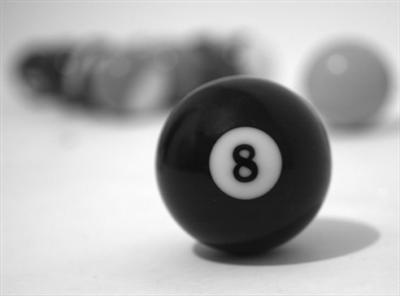
#> input picture project/code/Chapter_Seven/open.jpg, 400 x 296 px
$ jupyter execute '7.4_其他形态学操作.ipynb'
#> lines starting #> are read from the running program, lines starting #| are printed output that depends on the picture
其他形态学操作：

* 白顶帽变换（cv2.MORPH_TOPHAT）: 图像减去开运算，得到被消除高亮区域。

* 黑底帽变换（cv2.MORPH_BLACKHAT）：图像减去闭运算，得到被消除的暗部区域。

* 形态学梯度变换(cv2.MORPH_GRADIENT)：膨胀减去腐蚀，得到物体边界。（边缘检测）

[cell 1]
import cv2
import matplotlib.pyplot as plt
I = cv2.imread("open.jpg",0)
#> I is the input picture: shape (296, 400); min 6, max 253, mean 167.1
cv2.imshow("I",I)

r,i = 1,1
MAX_R,MAX_I = 20,20
cv2.namedWindow("morphology",1)
def nothing(*arg):
    pass
cv2.createTrackbar("r","morphology",r,MAX_R,nothing)
cv2.createTrackbar("i","morphology",i,MAX_I,nothing)
while True:
    r = cv2.getTrackbarPos("r","morphology")
    i = cv2.getTrackbarPos("i","morphology")
    s = cv2.getStructuringElement(cv2.MORPH_RECT,(2*r+1,2*r+1))
    d_TOPHAT = cv2.morphologyEx(I,cv2.MORPH_TOPHAT,s,iterations=i)
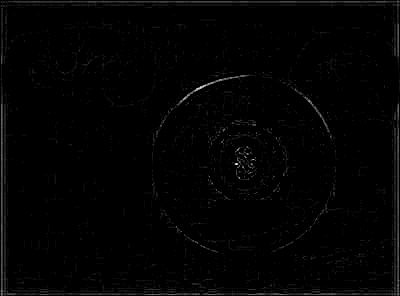
#> d_TOPHAT: shape (296, 400); min 0, max 26, mean 0.3; drawn with min black and max white
    d_BLACKHAT = cv2.morphologyEx(I,cv2.MORPH_BLACKHAT,s,iterations=i)
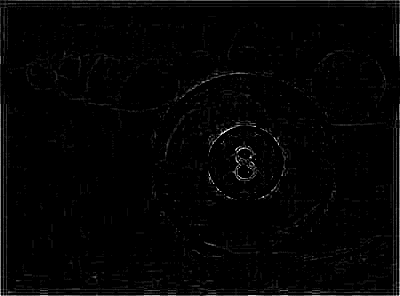
#> d_BLACKHAT: shape (296, 400); min 0, max 18, mean 0.277; drawn with min black and max white
    d_GRADIENT = cv2.morphologyEx(I,cv2.MORPH_GRADIENT,s,iterations=i)
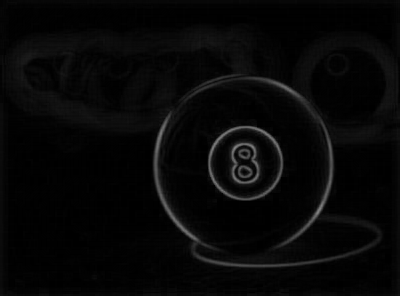
#> d_GRADIENT: shape (296, 400); min 0, max 131, mean 7.2
    cv2.imshow("TOPHAT",d_TOPHAT)
    cv2.imshow("BLACKHAT",d_BLACKHAT)
    cv2.imshow("GRADIENT",d_GRADIENT)
    ch = cv2.waitKey(5)
#> (key Esc is pressed here)
    if ch == 27:
        break
cv2.destroyAllWindows()

#r=5,i=3时，顶帽，底帽效果出的好
s = cv2.getStructuringElement(cv2.MORPH_RECT,(2*5+1,2*5+1))
d_TOPHAT = cv2.morphologyEx(I,cv2.MORPH_TOPHAT,s,iterations=3)
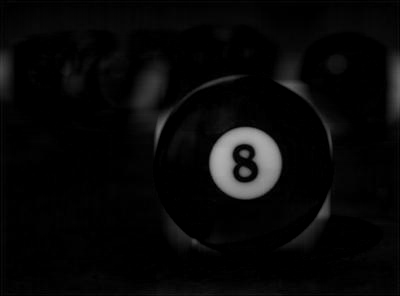
#> d_TOPHAT: shape (296, 400); min 0, max 178, mean 8.3
d_BLACKHAT = cv2.morphologyEx(I,cv2.MORPH_BLACKHAT,s,iterations=3)
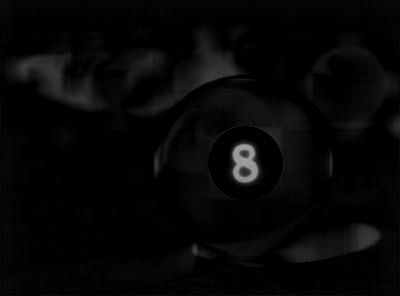
#> d_BLACKHAT: shape (296, 400); min 0, max 163, mean 6.3
#r=1,i=1时，形态学梯度使边缘出现明显
d_GRADIENT = cv2.morphologyEx(I,cv2.MORPH_GRADIENT,cv2.getStructuringElement(cv2.MORPH_RECT,(2*1+1,2*1+1)),iterations=1)
titles = ["I","TOPHAT","BLACKHAT","GRADIENT"]
images = [I,d_TOPHAT,d_BLACKHAT,d_GRADIENT]
for i in range(4):
    plt.subplot(2,2,i+1)
    plt.title(titles[i])
    plt.imshow(images[i])
plt.show()

$ run again, with project/code/Chapter_Seven/close.jpg copied over project/code/Chapter_Seven/open.jpg
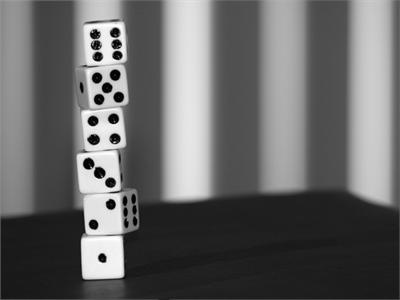
#> input picture project/code/Chapter_Seven/close.jpg, 400 x 300 px
#> I is the input picture: shape (300, 400); min 0, max 255, mean 103.1
#> `d_TOPHAT = cv2.morphologyEx(I,cv2.MORPH_TOPHAT,s,iterations=3)`:
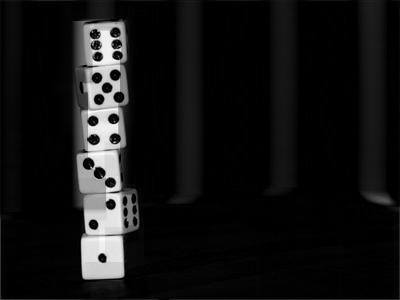
#> d_TOPHAT: shape (300, 400); min 0, max 255, mean 19.7
#> `d_BLACKHAT = cv2.morphologyEx(I,cv2.MORPH_BLACKHAT,s,iterations=3)`:
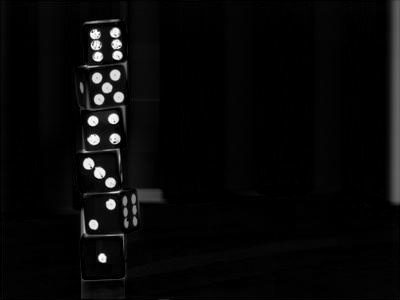
#> d_BLACKHAT: shape (300, 400); min 0, max 255, mean 8.6
